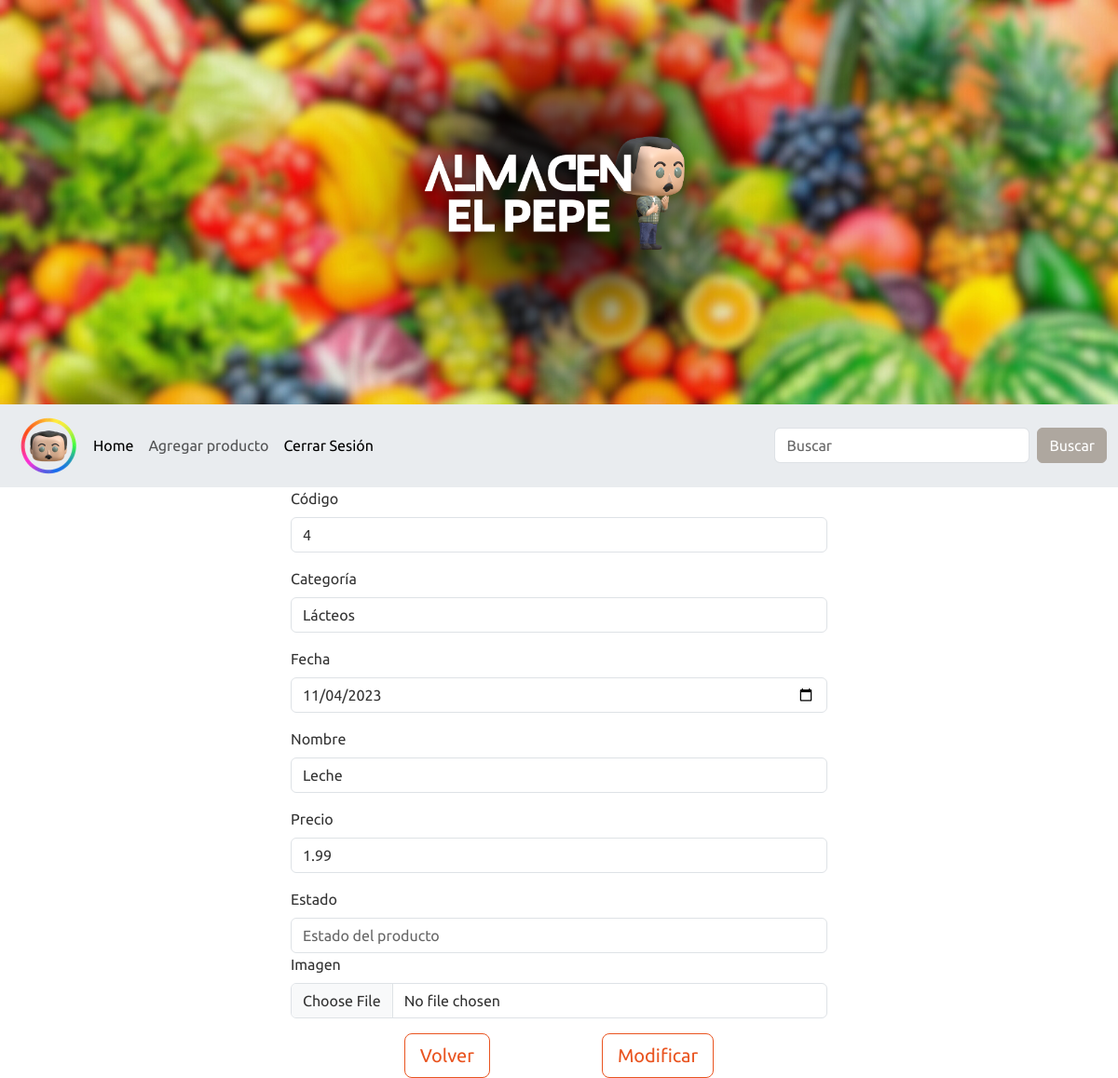
/editar.php?codigo=4, run on the app's committed database.
### tables this page shows
CREATE TABLE `productos` (
  `codigo` int(10) NOT NULL,
  `categoria` varchar(255) NOT NULL,
  `fechaAlta` date NOT NULL DEFAULT current_timestamp(),
  `nombre` varchar(255) NOT NULL,
  `precio` float NOT NULL,
  `estado` int(11) NOT NULL
);

### editar.php (the view, shortened to what this page needs)
<?php
require("consultas.php");
if (!isset($_GET["codigo"])) {
    header("location:index.php");
} else {
    $conexion = conectar();
    $sql = "SELECT * FROM productos WHERE codigo='" . $_GET["codigo"] . "'";
    $buscar = mysqli_query($conexion, $sql);
    if (mysqli_num_rows($buscar) > 0) {
        $datos = mysqli_fetch_assoc($buscar);
    }
}
?>
<!DOCTYPE html>
<html>
<head>
    <link rel="stylesheet" type="text/css" href="css/bootstrap.min.css">
</head>
<body>
    <img src="img/almacen.png" style="width: 100%;" alt="Almacén 'El Pepe'">
    <nav class="navbar navbar-expand-lg bg-light" data-bs-theme="light">
        <div class="container-fluid">
            <img src="img/pepe-argento.png" alt="Logo del Almacén 'El Pepe'">
            <div class="collapse navbar-collapse" id="navbarColor01">
                <ul class="navbar-nav me-auto">
                    <li class="nav-item">
                        <a class="nav-link active" href="indexAdmin.php">Home
                        </a>
                    </li>
                    <li class="nav-item">
                        <a class="nav-link" href="nuevo.php">Agregar producto</a>
                    </li>
                    <li class="nav-item">
                        <a class="nav-link active" href="index.php" onclick="cerrarSesion()">Cerrar Sesión
                        </a>
                    </li>
                </ul>
                <form class="d-flex">
                    <input class="form-control me-sm-2" type="search" name="inputBuscar" placeholder="Buscar">
                    <button class="btn btn-secondary my-2 my-sm-0" type="submit">Buscar</button>
                </form>
            </div>
        </div>
    </nav>
    <form method="POST" enctype='multipart/form-data'>
        <div class="container col-6" >
            <div class="mb-3">
                <label class="form-label">Código</label>
                <input type="text" name="inputCodigo" class="form-control" placeholder="Código del producto" value="<?php echo $_GET['codigo']; ?>" readonly="">
            </div>
            <div class="mb-3">
                <label class="form-label">Categoría</label>
                <input type="text" name="inputCategoria" class="form-control" placeholder="Categoría del producto" value="<?php echo $datos["categoria"]; ?>" required>
            </div>
            <div class="mb-3">
                <label class="form-label">Fecha</label>
                <input type="date" name="inputFecha" class="form-control" value="<?php echo $datos["fechaAlta"]; ?>">
            </div>
            <div class="mb-3">
                <label class="form-label">Nombre</label>
                <input type="text" name="inputNombre" class="form-control" placeholder="Nombre del producto" value="<?php echo $datos["nombre"]; ?>" required>
            </div>
            <div class="mb-3">
                <label class="form-label">Precio</label>
                <input type="text" name="inputPrecio" class="form-control" placeholder="Precio del producto" value="<?php echo $datos["precio"]; ?>" required>
            </div>
            <div>
                <label class="form-label">Estado</label>
                <input type="text" name="inputEstado" class="form-control" placeholder="Estado del producto" required>
            </div>
            <div class="mb-3">
                <label class="form-label">Imagen</label>
                <input type="file" name="inputImagen" class="form-control" accept="image/*" required>
            </div>
        </div>
        <div class="d-flex justify-content-center mt-2">
            <div style="margin-right: 10%;">
                <a class="btn btn-lg btn-outline-primary" href="indexAdmin.php">Volver</a>
            </div>
            <div>
                <button class="btn btn-lg btn-outline-primary" name="botonModificar">Modificar</button>
            </div>
        </div>
    </form>
</body>
</html>

### data on the page
productos: inputCategoria "Lácteos", inputFecha "11/04/2023", inputNombre "Leche", inputPrecio "1.99"
